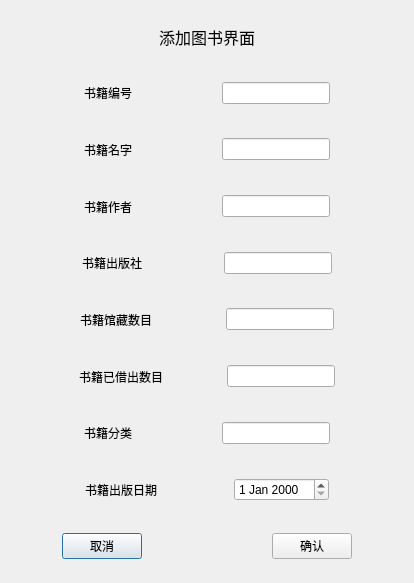
<?xml version="1.0" encoding="UTF-8"?>
<ui version="4.0">
 <class>addBook</class>
 <widget class="QDialog" name="addBook">
  <property name="geometry">
   <rect>
    <x>0</x>
    <y>0</y>
    <width>414</width>
    <height>583</height>
   </rect>
  </property>
  <property name="windowTitle">
   <string>添加图书</string>
  </property>
  <layout class="QGridLayout" name="gridLayout_2">
   <item row="0" column="2">
    <spacer name="horizontalSpacer_26">
     <property name="orientation">
      <enum>Qt::Horizontal</enum>
     </property>
     <property name="sizeHint" stdset="0">
      <size>
       <width>132</width>
       <height>20</height>
      </size>
     </property>
    </spacer>
   </item>
   <item row="6" column="0" colspan="3">
    <widget class="QWidget" name="widget_4" native="true">
     <layout class="QHBoxLayout" name="horizontalLayout_4">
      <item>
       <spacer name="horizontalSpacer_14">
        <property name="orientation">
         <enum>Qt::Horizontal</enum>
        </property>
        <property name="sizeHint" stdset="0">
         <size>
          <width>40</width>
          <height>20</height>
         </size>
        </property>
       </spacer>
      </item>
      <item>
       <widget class="QLabel" name="label_4">
        <property name="text">
         <string>书籍已借出数目</string>
        </property>
       </widget>
      </item>
      <item>
       <spacer name="horizontalSpacer_6">
        <property name="orientation">
         <enum>Qt::Horizontal</enum>
        </property>
        <property name="sizeHint" stdset="0">
         <size>
          <width>40</width>
          <height>20</height>
         </size>
        </property>
       </spacer>
      </item>
      <item>
       <widget class="QLineEdit" name="bookBorrowOutNum"/>
      </item>
      <item>
       <spacer name="horizontalSpacer_20">
        <property name="orientation">
         <enum>Qt::Horizontal</enum>
        </property>
        <property name="sizeHint" stdset="0">
         <size>
          <width>40</width>
          <height>20</height>
         </size>
        </property>
       </spacer>
      </item>
     </layout>
    </widget>
   </item>
   <item row="0" column="0">
    <spacer name="horizontalSpacer_25">
     <property name="orientation">
      <enum>Qt::Horizontal</enum>
     </property>
     <property name="sizeHint" stdset="0">
      <size>
       <width>132</width>
       <height>20</height>
      </size>
     </property>
    </spacer>
   </item>
   <item row="3" column="0" colspan="3">
    <widget class="QWidget" name="widget_7" native="true">
     <layout class="QHBoxLayout" name="horizontalLayout_7">
      <item>
       <spacer name="horizontalSpacer_11">
        <property name="orientation">
         <enum>Qt::Horizontal</enum>
        </property>
        <property name="sizeHint" stdset="0">
         <size>
          <width>40</width>
          <height>20</height>
         </size>
        </property>
       </spacer>
      </item>
      <item>
       <widget class="QLabel" name="label_7">
        <property name="text">
         <string>书籍作者      </string>
        </property>
       </widget>
      </item>
      <item>
       <spacer name="horizontalSpacer_3">
        <property name="orientation">
         <enum>Qt::Horizontal</enum>
        </property>
        <property name="sizeHint" stdset="0">
         <size>
          <width>40</width>
          <height>20</height>
         </size>
        </property>
       </spacer>
      </item>
      <item>
       <widget class="QLineEdit" name="bookWriter"/>
      </item>
      <item>
       <spacer name="horizontalSpacer_17">
        <property name="orientation">
         <enum>Qt::Horizontal</enum>
        </property>
        <property name="sizeHint" stdset="0">
         <size>
          <width>40</width>
          <height>20</height>
         </size>
        </property>
       </spacer>
      </item>
     </layout>
    </widget>
   </item>
   <item row="2" column="0" colspan="3">
    <widget class="QWidget" name="widget" native="true">
     <layout class="QHBoxLayout" name="horizontalLayout">
      <item>
       <spacer name="horizontalSpacer_10">
        <property name="orientation">
         <enum>Qt::Horizontal</enum>
        </property>
        <property name="sizeHint" stdset="0">
         <size>
          <width>40</width>
          <height>20</height>
         </size>
        </property>
       </spacer>
      </item>
      <item>
       <widget class="QLabel" name="label">
        <property name="text">
         <string>书籍名字      </string>
        </property>
       </widget>
      </item>
      <item>
       <spacer name="horizontalSpacer_2">
        <property name="orientation">
         <enum>Qt::Horizontal</enum>
        </property>
        <property name="sizeHint" stdset="0">
         <size>
          <width>40</width>
          <height>20</height>
         </size>
        </property>
       </spacer>
      </item>
      <item>
       <widget class="QLineEdit" name="bookName"/>
      </item>
      <item>
       <spacer name="horizontalSpacer_16">
        <property name="orientation">
         <enum>Qt::Horizontal</enum>
        </property>
        <property name="sizeHint" stdset="0">
         <size>
          <width>40</width>
          <height>20</height>
         </size>
        </property>
       </spacer>
      </item>
     </layout>
    </widget>
   </item>
   <item row="8" column="0" colspan="3">
    <widget class="QWidget" name="widget_2" native="true">
     <layout class="QGridLayout" name="gridLayout_3">
      <item row="0" column="0">
       <spacer name="horizontalSpacer_23">
        <property name="orientation">
         <enum>Qt::Horizontal</enum>
        </property>
        <property name="sizeHint" stdset="0">
         <size>
          <width>40</width>
          <height>20</height>
         </size>
        </property>
       </spacer>
      </item>
      <item row="0" column="3">
       <widget class="QDateEdit" name="bookPublishDate"/>
      </item>
      <item row="0" column="4">
       <spacer name="horizontalSpacer_24">
        <property name="orientation">
         <enum>Qt::Horizontal</enum>
        </property>
        <property name="sizeHint" stdset="0">
         <size>
          <width>40</width>
          <height>20</height>
         </size>
        </property>
       </spacer>
      </item>
      <item row="0" column="1">
       <widget class="QLabel" name="label_2">
        <property name="text">
         <string>书籍出版日期  </string>
        </property>
       </widget>
      </item>
      <item row="0" column="2">
       <spacer name="horizontalSpacer_22">
        <property name="orientation">
         <enum>Qt::Horizontal</enum>
        </property>
        <property name="sizeHint" stdset="0">
         <size>
          <width>40</width>
          <height>20</height>
         </size>
        </property>
       </spacer>
      </item>
     </layout>
    </widget>
   </item>
   <item row="1" column="0" colspan="3">
    <widget class="QWidget" name="widget_6" native="true">
     <layout class="QHBoxLayout" name="horizontalLayout_6">
      <item>
       <spacer name="horizontalSpacer_9">
        <property name="orientation">
         <enum>Qt::Horizontal</enum>
        </property>
        <property name="sizeHint" stdset="0">
         <size>
          <width>40</width>
          <height>20</height>
         </size>
        </property>
       </spacer>
      </item>
      <item>
       <widget class="QLabel" name="label_6">
        <property name="text">
         <string>书籍编号      </string>
        </property>
       </widget>
      </item>
      <item>
       <spacer name="horizontalSpacer">
        <property name="orientation">
         <enum>Qt::Horizontal</enum>
        </property>
        <property name="sizeHint" stdset="0">
         <size>
          <width>40</width>
          <height>20</height>
         </size>
        </property>
       </spacer>
      </item>
      <item>
       <widget class="QLineEdit" name="ISBN"/>
      </item>
      <item>
       <spacer name="horizontalSpacer_8">
        <property name="orientation">
         <enum>Qt::Horizontal</enum>
        </property>
        <property name="sizeHint" stdset="0">
         <size>
          <width>40</width>
          <height>20</height>
         </size>
        </property>
       </spacer>
      </item>
     </layout>
    </widget>
   </item>
   <item row="5" column="0" colspan="3">
    <widget class="QWidget" name="widget_5" native="true">
     <layout class="QHBoxLayout" name="horizontalLayout_5">
      <item>
       <spacer name="horizontalSpacer_13">
        <property name="orientation">
         <enum>Qt::Horizontal</enum>
        </property>
        <property name="sizeHint" stdset="0">
         <size>
          <width>40</width>
          <height>20</height>
         </size>
        </property>
       </spacer>
      </item>
      <item>
       <widget class="QLabel" name="label_5">
        <property name="text">
         <string>书籍馆藏数目  </string>
        </property>
       </widget>
      </item>
      <item>
       <spacer name="horizontalSpacer_5">
        <property name="orientation">
         <enum>Qt::Horizontal</enum>
        </property>
        <property name="sizeHint" stdset="0">
         <size>
          <width>40</width>
          <height>20</height>
         </size>
        </property>
       </spacer>
      </item>
      <item>
       <widget class="QLineEdit" name="bookTotalNum"/>
      </item>
      <item>
       <spacer name="horizontalSpacer_19">
        <property name="orientation">
         <enum>Qt::Horizontal</enum>
        </property>
        <property name="sizeHint" stdset="0">
         <size>
          <width>40</width>
          <height>20</height>
         </size>
        </property>
       </spacer>
      </item>
     </layout>
    </widget>
   </item>
   <item row="9" column="0" colspan="3">
    <widget class="QWidget" name="widget_10" native="true">
     <layout class="QGridLayout" name="gridLayout_5">
      <item row="0" column="1">
       <widget class="QPushButton" name="pushButton_3">
        <property name="text">
         <string>取消</string>
        </property>
       </widget>
      </item>
      <item row="0" column="2">
       <spacer name="horizontalSpacer_31">
        <property name="orientation">
         <enum>Qt::Horizontal</enum>
        </property>
        <property name="sizeHint" stdset="0">
         <size>
          <width>40</width>
          <height>20</height>
         </size>
        </property>
       </spacer>
      </item>
      <item row="0" column="6">
       <spacer name="horizontalSpacer_32">
        <property name="orientation">
         <enum>Qt::Horizontal</enum>
        </property>
        <property name="sizeHint" stdset="0">
         <size>
          <width>40</width>
          <height>20</height>
         </size>
        </property>
       </spacer>
      </item>
      <item row="0" column="5">
       <widget class="QPushButton" name="pushButton_2">
        <property name="text">
         <string>确认</string>
        </property>
       </widget>
      </item>
      <item row="0" column="4">
       <spacer name="horizontalSpacer_27">
        <property name="orientation">
         <enum>Qt::Horizontal</enum>
        </property>
        <property name="sizeHint" stdset="0">
         <size>
          <width>40</width>
          <height>20</height>
         </size>
        </property>
       </spacer>
      </item>
      <item row="0" column="0">
       <spacer name="horizontalSpacer_28">
        <property name="orientation">
         <enum>Qt::Horizontal</enum>
        </property>
        <property name="sizeHint" stdset="0">
         <size>
          <width>40</width>
          <height>20</height>
         </size>
        </property>
       </spacer>
      </item>
      <item row="0" column="3">
       <spacer name="horizontalSpacer_33">
        <property name="orientation">
         <enum>Qt::Horizontal</enum>
        </property>
        <property name="sizeHint" stdset="0">
         <size>
          <width>40</width>
          <height>20</height>
         </size>
        </property>
       </spacer>
      </item>
     </layout>
    </widget>
   </item>
   <item row="0" column="1">
    <widget class="QWidget" name="widget_9" native="true">
     <layout class="QGridLayout" name="gridLayout_4">
      <item row="0" column="0">
       <widget class="QLabel" name="label_9">
        <property name="font">
         <font>
          <pointsize>12</pointsize>
         </font>
        </property>
        <property name="text">
         <string>添加图书界面</string>
        </property>
       </widget>
      </item>
     </layout>
    </widget>
   </item>
   <item row="4" column="0" colspan="3">
    <widget class="QWidget" name="widget_8" native="true">
     <layout class="QHBoxLayout" name="horizontalLayout_8">
      <item>
       <spacer name="horizontalSpacer_12">
        <property name="orientation">
         <enum>Qt::Horizontal</enum>
        </property>
        <property name="sizeHint" stdset="0">
         <size>
          <width>40</width>
          <height>20</height>
         </size>
        </property>
       </spacer>
      </item>
      <item>
       <widget class="QLabel" name="label_8">
        <property name="text">
         <string>书籍出版社    </string>
        </property>
       </widget>
      </item>
      <item>
       <spacer name="horizontalSpacer_4">
        <property name="orientation">
         <enum>Qt::Horizontal</enum>
        </property>
        <property name="sizeHint" stdset="0">
         <size>
          <width>40</width>
          <height>20</height>
         </size>
        </property>
       </spacer>
      </item>
      <item>
       <widget class="QLineEdit" name="bookPress"/>
      </item>
      <item>
       <spacer name="horizontalSpacer_18">
        <property name="orientation">
         <enum>Qt::Horizontal</enum>
        </property>
        <property name="sizeHint" stdset="0">
         <size>
          <width>40</width>
          <height>20</height>
         </size>
        </property>
       </spacer>
      </item>
     </layout>
    </widget>
   </item>
   <item row="7" column="0" colspan="3">
    <widget class="QWidget" name="widget_3" native="true">
     <layout class="QGridLayout" name="gridLayout">
      <item row="0" column="2">
       <spacer name="horizontalSpacer_7">
        <property name="orientation">
         <enum>Qt::Horizontal</enum>
        </property>
        <property name="sizeHint" stdset="0">
         <size>
          <width>40</width>
          <height>20</height>
         </size>
        </property>
       </spacer>
      </item>
      <item row="0" column="0">
       <spacer name="horizontalSpacer_15">
        <property name="orientation">
         <enum>Qt::Horizontal</enum>
        </property>
        <property name="sizeHint" stdset="0">
         <size>
          <width>40</width>
          <height>20</height>
         </size>
        </property>
       </spacer>
      </item>
      <item row="0" column="1">
       <widget class="QLabel" name="label_3">
        <property name="text">
         <string>书籍分类      </string>
        </property>
       </widget>
      </item>
      <item row="0" column="3">
       <widget class="QLineEdit" name="bookClass"/>
      </item>
      <item row="0" column="4">
       <spacer name="horizontalSpacer_21">
        <property name="orientation">
         <enum>Qt::Horizontal</enum>
        </property>
        <property name="sizeHint" stdset="0">
         <size>
          <width>40</width>
          <height>20</height>
         </size>
        </property>
       </spacer>
      </item>
     </layout>
    </widget>
   </item>
  </layout>
 </widget>
 <resources/>
 <connections/>
</ui>
